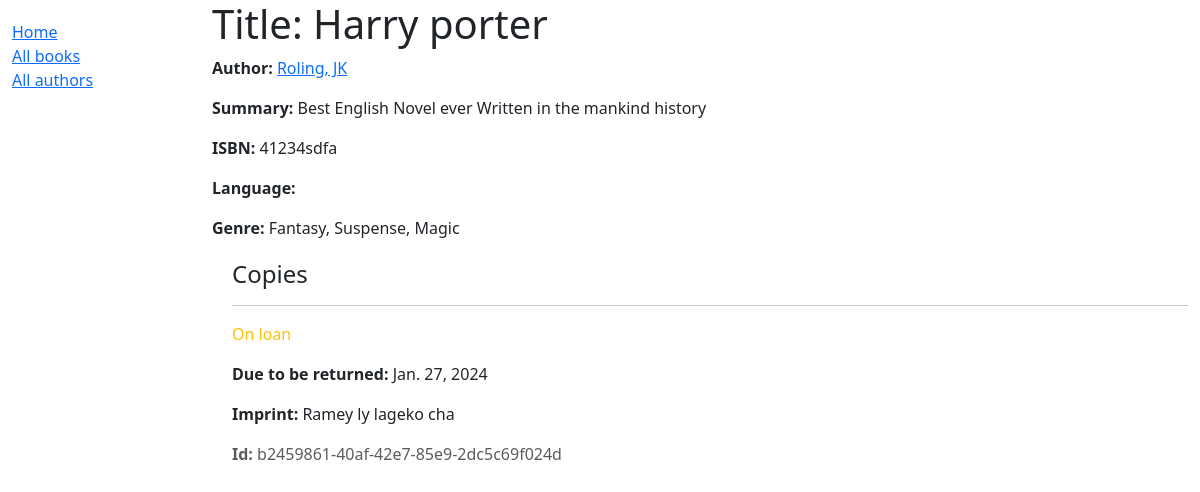
/catalog/book/2, run on the app's committed database.
### catalog/models.py (models this page shows, shortened)
class Book(models.Model):
    title = models.CharField(max_length=200)
    author = models.ForeignKey('Author', on_delete=models.PROTECT, null=True)
    summary = models.TextField(max_length=1000, help_text="Enter a brief desription of the book")
    isbn = models.CharField('ISBN', max_length=13, unique=True, help_text='13 Character <a href="https://www.isbn-international.org/content/what-isbn'
                                      '">ISBN number</a>')
    genre = models.ManyToManyField(Genre, help_text="Select a genre for this book")
    def display_genre(self):
        return ', '.join(genre.name for genre in self.genre.all()[:3])
    display_genre.short_description = 'Genre'

class Author(models.Model):
    first_name = models.CharField(max_length=100)
    last_name = models.CharField(max_length=100)
    date_of_birth = models.DateField(null=True, blank=True)
    date_of_death = models.DateField(null=True, blank=True)
    class Meta:
        ordering = ['last_name', 'first_name']
    def __str__(self):
        return f'{self.last_name}, {self.first_name}'

class Genre(models.Model):
    name = models.CharField(
        max_length=200,
        unique=True,
        help_text="Enter a book genre (e.g. Science Fiction, French Poetry etc.)"
    )
    def __str__(self):
        return self.name

class BookInstance(models.Model):
    id = models.UUIDField(primary_key=True, default=uuid.uuid4, help_text="Unique ID for this particular book across whole library")
    book = models.ForeignKey('Book', on_delete=models.PROTECT, null=True)
    imprint = models.CharField(max_length=200)
    due_back = models.DateField(null=True, blank=True)
    LOAN_STATUS = (
        ('m', 'Maintenance'),
        ('o', 'On loan'),
        ('a', 'Available'),
        ('r', 'Reserved'),
    )
    status = models.CharField(
        max_length=1,
        choices=LOAN_STATUS,
        blank=True,
        default='m',
        help_text='Book availability',
    )
    class Meta:
        ordering = ['due_back']

### catalog/views.py (the view)
# urls.py: path('book/<int:pk>', views.BookDetailView.as_view(), name='book-detail'),
class BookDetailView(generic.DetailView):
    model = Book

### catalog/templates/catalog/book_detail.html
{% extends "base_generic.html" %}
{% block content %}
  <h1>Title: {{ book.title }}</h1>
  <p><strong>Author:</strong> <a href="">{{ book.author }}</a></p>
  <p><strong>Summary:</strong> {{ book.summary }}</p>
  <p><strong>ISBN:</strong> {{ book.isbn }}</p>
  <p><strong>Language:</strong> {{ book.language }}</p>
  <p><strong>Genre:</strong> {{ book.genre.all|join:", " }}</p>
  <div style="margin-left:20px;margin-top:20px">
    <h4>Copies</h4>
    {% for copy in book.bookinstance_set.all %}
      <hr />
      <p
        class="{% if copy.status == 'a' %}text-success{% elif copy.status == 'm' %}text-danger{% else %}text-warning{% endif %}">
        {{ copy.get_status_display }}
      </p>
      {% if copy.status != 'a' %}
        <p><strong>Due to be returned:</strong> {{ copy.due_back }}</p>
      {% endif %}
      <p><strong>Imprint:</strong> {{ copy.imprint }}</p>
      <p class="text-muted"><strong>Id:</strong> {{ copy.id }}</p>
    {% endfor %}
  </div>
{% endblock %}

### data on the page
Book: author "Roling, JK", summary "Best English Novel ever Written in the mankind history", isbn "41234sdfa", genre.all "Fantasy, Suspense, Magic"
BookInstance: status "On loan", due_back "Jan. 27, 2024", imprint "Ramey ly lageko cha", id "b2459861-40af-42e7-85e9-2dc5c69f024d"
